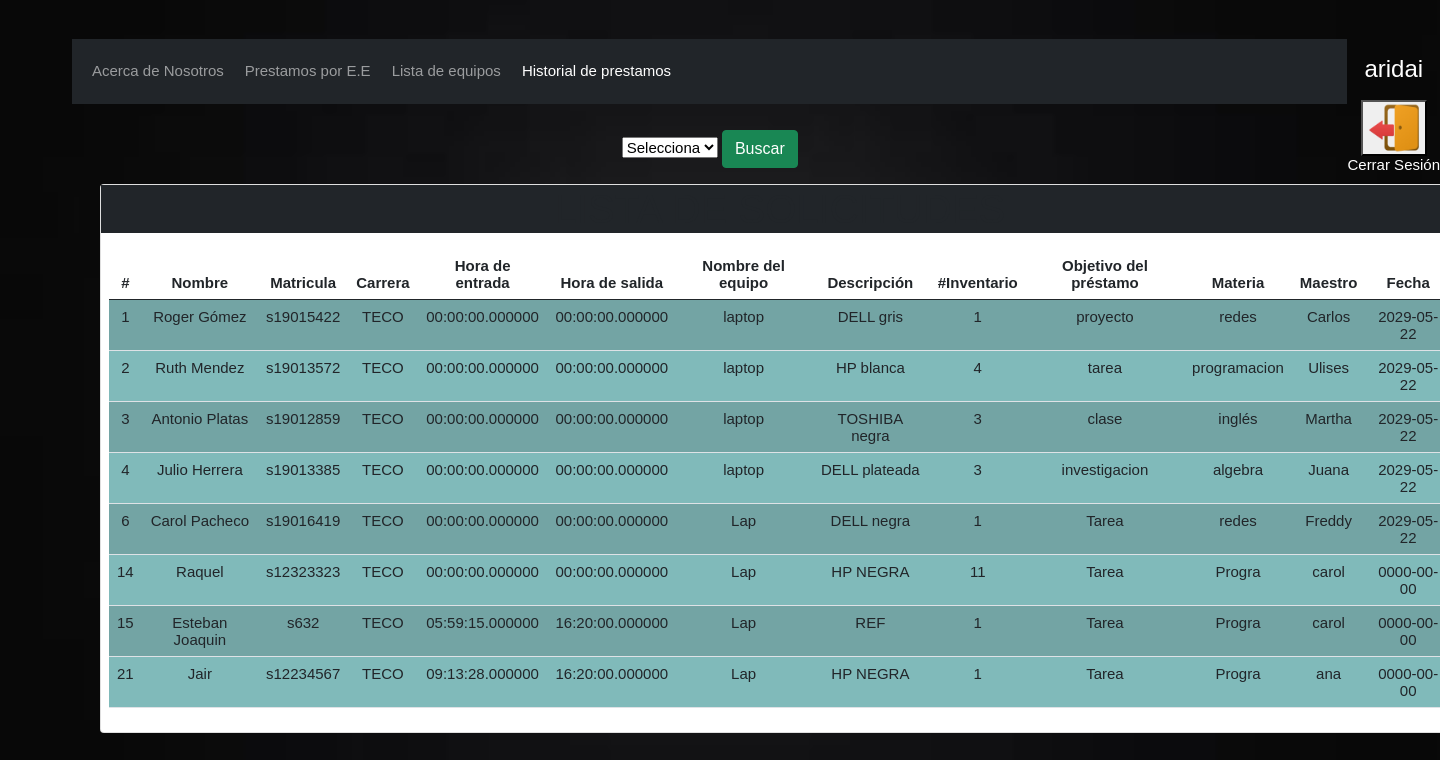
The app's page /ProyectoTW/profesor/prestamosEE/prestamosA.php (signed in) with its own data.
### tables this page shows
CREATE TABLE IF NOT EXISTS `solicitud` (
  `codigo` int NOT NULL AUTO_INCREMENT,
  `nombre` varchar(100) DEFAULT NULL,
  `matricula` varchar(20) DEFAULT NULL,
  `carrera` varchar(20) DEFAULT NULL,
  `hora_entrada` time(6) DEFAULT NULL,
  `hora_salida` time(6) NOT NULL,
  `nom_equipo` varchar(20) DEFAULT NULL,
  `descripcion` varchar(200) DEFAULT NULL,
  `num_inventario` int DEFAULT NULL,
  `objetivo_prestamo` varchar(200) DEFAULT NULL,
  `materia` varchar(100) DEFAULT NULL,
  `maestro` varchar(100) DEFAULT NULL,
  `fecha` date DEFAULT NULL,
  PRIMARY KEY (`codigo`)
);

### ProyectoTW/profesor/prestamosEE/prestamosA.php (the view, shortened to what this page needs)
<?php
    include_once "conexion.php";
    $fechaActual = date('Y-n-j');
    $dia = $_GET['dia'];
    if( $dia == "hoy"){
        $sentencia = $bd -> query("select * from solicitud where fecha = '$fechaActual'");
        $solicitud= $sentencia->fetchAll(PDO::FETCH_OBJ);
    }else{
        $sentencia = $bd -> query("select * from solicitud");
        $solicitud= $sentencia->fetchAll(PDO::FETCH_OBJ);
    }
?>
<!DOCTYPE html>
<html lang="en">
<head>
    <link href="https://cdn.jsdelivr.net/npm/bootstrap@5.0.2/dist/css/bootstrap.min.css" rel="stylesheet">
    <link rel="stylesheet" href="../css/estilos.css">
</head>
<body>
    <div class="usuario">
        <?php
        $usuario = $_SESSION['username'];
        echo "<p><h4>$usuario</h4></p>";
        ?>
        <figure>
            <button type="button" onclick="document.location='logout.php'"> <img src="../img/logout.png" height="50px" width="50px"> </button>
            <figcaption>Cerrar Sesión</figcaption>
        </figure>
    </div>
    <div class="container" role="main">
        <div class="c1">
            <div class="menu">
                <nav class="navbar navbar-expand-lg navbar-dark bg-dark">
                    <div class="container-fluid">
                        <div class="collapse navbar-collapse" id="navbarNav">
                            <ul class="navbar-nav">
                            <li class="nav-item">
                                    <a class="nav-link" href="../../login/welcome3.php">Acerca de Nosotros</a>
                                </li>
                                <li class="nav-item">
                                    <a class="nav-link" href="prestamos.php?materia=todas">Prestamos por E.E</a>
                                </li>
                                <li class="nav-item">
                                    <a class="nav-link" href="../equipos/equipos.php">Lista de equipos</a>
                                </li>
                                <li class="nav-item">
                                    <a class="nav-link active" aria-current="page" href="#">Historial de prestamos</a>
                                </li>
                            </ul>
                        </div>
                    </div>
                </nav>
            </div>
        </div>
<FORM METHOD=POST ACTION="buscarD.php">
    <SELECT NAME="selCombo" SIZE=1 >
        <OPTION>Selecciona</OPTION>
    </SELECT>
  <input type="submit" class="btn btn-success" value="Buscar" action="buscarD.php" >
</FORM>
<div class="card-body">
    <div class="row justify-content-left">
        <div class="col-md-7">
            <div class="card" style="width: 85rem;">
            <h1 class="p-6 bg-dark" >LISTA DE SOLICITUDES</h1>
                <div class="p-2">
                    <table class="table lign-self-* ">
                        <thead>
                            <tr>
                                <th scope="col">#</th>
                                <th scope="col">Nombre</th>
                                <th scope="col">Matricula</th>
                                <th scope="col">Carrera</th>
                                <th scope="col">Hora de entrada</th>
                                <th scope="col">Hora de salida</th>
                                <th scope="col">Nombre del equipo</th>
                                <th scope="col">Descripción</th>
                                <th scope="col">#Inventario</th>
                                <th scope="col">Objetivo del préstamo</th>
                                <th scope="col">Materia</th>
                                <th scope="col">Maestro</th>
                                <th scope="col">Fecha</th>
                            </tr>
                        </thead>
                        <tbody>
                            <?php
                                foreach($solicitud as $dato){
                            ?>
                            <tr>
                                <td scope="row"><?php echo $dato->codigo; ?></td>
                                <td><?php echo $dato->nombre; ?></td>
                                <td><?php echo $dato->matricula; ?></td>
                                <td><?php echo $dato->carrera; ?></td>
                                <td><?php echo $dato->hora_entrada; ?></td>
                                <td><?php echo $dato->hora_salida; ?></td>
                                <td><?php echo $dato->nom_equipo; ?></td>
                                <td><?php echo $dato->descripcion; ?></td>
                                <td><?php echo $dato->num_inventario; ?></td>
                                <td><?php echo $dato->objetivo_prestamo; ?></td>
                                <td><?php echo $dato->materia; ?></td>
                                <td><?php echo $dato->maestro; ?></td>
                                <td><?php echo $dato->fecha; ?></td>
                                </tr>
                                <?php
                                    }
                                ?>
                        </tbody>
                    </table>
                </div>
            </div>
        </div>
    </div>
</div>
    </div>
</body>
</html>

### ProyectoTW/profesor/css/estilos.css (style rules this page uses)
.c1 { font-family: Helvetica; color: white; padding: 10px; width: 100%; margin-top: 3%; margin-right: auto; margin-left: auto; }
@media (min-width: 500px) { .c1 { padding: 40px; } }
@media (min-width: 800px) { .c1 { padding: 0px; } }
.usuario { margin-top: none; margin-bottom: none; float: right; position: right; color: white; }
.menu { margin-bottom: 2%; text-align: center; }
body { background-image: url("../img/background.jpg"); background-position: center center; background-repeat: no-repeat; background-attachment: fixed; background-size: cover; text-align: center; font: 15px sans-serif; }
h1 { padding-bottom: -10; }
.menu a { padding: 15px; line-height: normal; text-decoration: none; color: white; transition: all 0.3s ease; border-bottom: 2px solid transparent; font-size: 15px; margin-right: 5px; }
button { text-align: center; }
tbody tr:nth-child(odd) { background-color: #3d8181b8; text-align: center; }
tbody tr:nth-child(even) { background-color: #4fa0a0b8; }

### records on screen
solicitud: codigo "1", nombre "Roger Gómez", matricula "s19015422", carrera "TECO", hora_entrada "00:00:00.000000", hora_salida "00:00:00.000000", nom_equipo "laptop", descripcion "DELL gris", num_inventario "1", objetivo_prestamo "proyecto", materia "redes", maestro "Carlos", fecha "2029-05-22"
solicitud: codigo "2", nombre "Ruth Mendez", matricula "s19013572", carrera "TECO", hora_entrada "00:00:00.000000", hora_salida "00:00:00.000000", nom_equipo "laptop", descripcion "HP blanca", num_inventario "4", objetivo_prestamo "tarea", materia "programacion", maestro "Ulises", fecha "2029-05-22"
solicitud: codigo "3", nombre "Antonio Platas", matricula "s19012859", carrera "TECO", hora_entrada "00:00:00.000000", hora_salida "00:00:00.000000", nom_equipo "laptop", descripcion "TOSHIBA negra", num_inventario "3", objetivo_prestamo "clase", materia "inglés", maestro "Martha", fecha "2029-05-22"
solicitud: codigo "4", nombre "Julio Herrera", matricula "s19013385", carrera "TECO", hora_entrada "00:00:00.000000", hora_salida "00:00:00.000000", nom_equipo "laptop", descripcion "DELL plateada", num_inventario "3", objetivo_prestamo "investigacion", materia "algebra", maestro "Juana", fecha "2029-05-22"
solicitud: codigo "6", nombre "Carol Pacheco", matricula "s19016419", carrera "TECO", hora_entrada "00:00:00.000000", hora_salida "00:00:00.000000", nom_equipo "Lap", descripcion "DELL negra", num_inventario "1", objetivo_prestamo "Tarea", materia "redes", maestro "Freddy", fecha "2029-05-22"
solicitud: codigo "14", nombre "Raquel", matricula "s12323323", carrera "TECO", hora_entrada "00:00:00.000000", hora_salida "00:00:00.000000", nom_equipo "Lap", descripcion "HP NEGRA", num_inventario "11", objetivo_prestamo "Tarea", materia "Progra", maestro "carol", fecha "0000-00-00"
solicitud: codigo "15", nombre "Esteban Joaquin", matricula "s632", carrera "TECO", hora_entrada "05:59:15.000000", hora_salida "16:20:00.000000", nom_equipo "Lap", descripcion "REF", num_inventario "1", objetivo_prestamo "Tarea", materia "Progra", maestro "carol", fecha "0000-00-00"
solicitud: codigo "21", nombre "Jair", matricula "s12234567", carrera "TECO", hora_entrada "09:13:28.000000", hora_salida "16:20:00.000000", nom_equipo "Lap", descripcion "HP NEGRA", num_inventario "1", objetivo_prestamo "Tarea", materia "Progra", maestro "ana", fecha "0000-00-00"

### other values on screen
$usuario "aridai"
